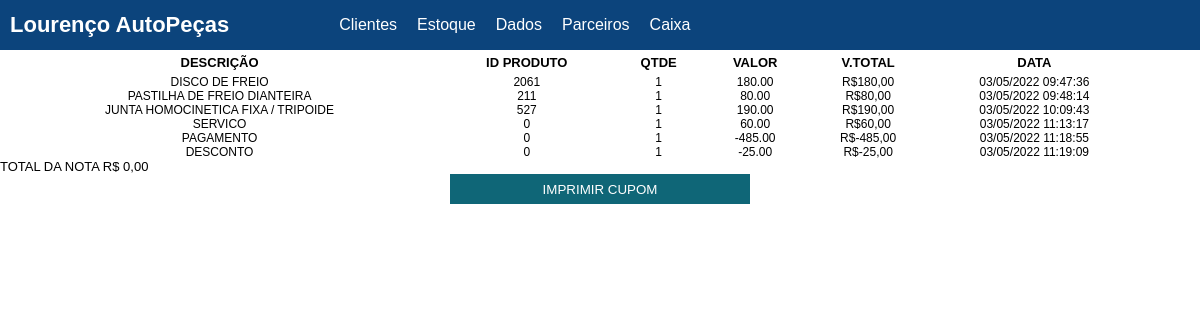
/cupom?ver=419 (signed in), run on the app's committed database.
### tables this page shows
CREATE TABLE `nota` (
  `id` int(11) NOT NULL,
  `id_cliente` int(11) NOT NULL,
  `id_produto` int(11) NOT NULL,
  `nome_produto` varchar(200) NOT NULL,
  `quantidade` float NOT NULL,
  `preco` float(15,2) NOT NULL,
  `data` datetime DEFAULT NULL,
  `valor_total` float NOT NULL
);

### base/controle.php (called while the page is built, shortened)
<?php
class controle{
    public function carregarModelo($visualNome, $visualDados = array()) {
        require 'visual/modelo.php';
    }
    public function carregarVisualNoModelo($visualNome, $visualDados = array()) {
        extract($visualDados);
        require 'visual/'.$visualNome.'.php';
    }
}

### controles/cupomControle.php (called while the page is built)
<?php
class cupomControle extends controle {
    public function inicial() {
         $ver = $_GET['ver'];
         $clientes = new Clientes();
         $nota = $clientes->verNota($ver);
         $soma_geral = $clientes->somaGeral($ver);
         $data = $clientes->selecionarData();
           $arr = range(1, 999999);
            shuffle($arr);
            foreach ($arr AS $each) {
            }
        $dados = array(
            'data' => $data,
            'nota' => @$nota,
            'soma_geral' => @$soma_geral,
            'aleatorio' => @$each,
        );
        $this->carregarModelo('cupom', $dados);
    }
}

### base/Base.php (called while the page is built, shortened)
<?php
class  Base{
    public function rodar() {
        $url = '/';
        if(isset($_GET['url'])){
            $url .= $_GET['url'];
        }
        $parametros = array();
        if(!empty($url) && $url != '/'){
            $url = explode('/', $url);
            array_shift($url);
           array_shift($url);
           if(isset($url[0]) && !empty($url[0])){
               $atualAcao = $url[0];
              array_shift($url);
           } else{
               $atualAcao = 'inicial';
           }
        } else{
            $atualControle = 'inicioControle';
            $atualAcao = 'inicial';
        }
      $controle = new $atualControle();
       call_user_func_array(array($controle, $atualAcao), $parametros);
    }
}

### index.php (called while the page is built, shortened)
<?php
$base = new Base();
$base->rodar();

### modelos/modelo.php (called while the page is built, shortened)
<?php
class Modelo{
    public function __construct() {
        global $banco;
        $this->banco = $banco;
    }
}

### modelos/Clientes.php (called while the page is built, shortened)
<?php
class clientes extends modelo
{
    public function verNota($ver)
    {
        $sql = "SELECT nota.id, nota.data, nota.valor_total, nota.id_produto, nota.nome_produto, nota.quantidade, nota.preco, clientes.nome, clientes.telefone, clientes.placa, clientes.observacao,"
            . " clientes.endereco FROM clientes INNER JOIN nota ON clientes.id = nota.id_cliente WHERE '$ver' = nota.id_cliente ";
        $sql = $this->banco->query($sql);
        if ($sql->rowCount() > 0) {
            $sql = $sql->fetchAll();
            $dados = $sql;
            return $dados;
        }
    }
    public function somaGeral($ver)
    {
        $sql = "SELECT SUM(valor_total) AS total_geral FROM nota WHERE id_cliente = $ver ";
        $sql = $this->banco->query($sql);
        if ($sql->rowCount() > 0) {
            $sql = $sql->fetch();
            $dados = $sql;
            return $dados;
        }
    }
}

### visual/cupom.php (the view, shortened to what this page needs)
<div class="nt_impressa_cupom">
    <br>
    <div class="nt_corpo">
        <table width="100%" >
            <thead>
                <tr>
                    <th>DESCRIÇÃO</th>
                    <th class="remover">ID PRODUTO</th>
                    <th>QTDE</th>
                    <th>VALOR</th>
                    <th>V.TOTAL</th>
                    <th class="remover">DATA</th>
                </tr>
            </thead>
            <?php
            if (isset($nota)) {
                foreach ($nota as $not):
                    ?>
                    <tbody>
                        <tr align="center">
                            <td><?php echo $not['nome_produto'] ?> </td>
                            <td class="remover"><?php echo $not['id_produto'] ?> </td>
                            <td> <?php echo $not['quantidade'] ?>  </td>
                            <td>   <?php echo $not['preco'] ?>          </td>
                            <td class="reduzir"> <?php echo 'R$' . number_format($not['valor_total'], 2, ',', '.') ?> </td>
                            <td class="remover" > <?php echo date("d/m/Y H:i:s", strtotime($not['data'])); ?>  </td>
                        </tr>
                    </tbody>
    <?php endforeach;
} ?>
        </table>
        <div class="total_geral">
<?php echo "TOTAL DA NOTA" . "  " . "  " . ' R$ ' . number_format($soma_geral['total_geral'], 2, ',', '.') ?>
        </div>
    </div>
<br>
<br>
<br>
</div>
<div class="bt_cupom">
 <input type="button" class="remover" value="IMPRIMIR CUPOM" onClick="window.print()"/>
</div>

### midias/css/estilo.css (style rules this page uses)
body { overflow-x: hidden; }
* { font-family: arial; margin: 0; padding: 0; }
table { border-collapse: collapse; }
.bt_cupom { width: 300px; height: 100px; margin: 0 auto; }
.bt_cupom input { height: 30px; border: 0; width: 300px; background-color: #0F6677; color: #fff; cursor: pointer; }
.nt_corpo { width: 95%; text-transform: uppercase; font-family: courier; font-size: 13px; border-radius: 2px; float: left; }
.nt_corpo td, .nt_corpo_ td { text-transform: uppercase; font-size: 12px; }
.nt_corpo th { font-size: 13px; padding: 5px; }
.total_geral { color: #000; }

### data on the page
nota: nome_produto "DISCO DE FREIO", id_produto "2061", quantidade "1", preco "180.00", valor_total "180,00", data "03/05/2022 09:47:36"
nota: nome_produto "PASTILHA DE FREIO DIANTEIRA", id_produto "211", quantidade "1", preco "80.00", valor_total "80,00", data "03/05/2022 09:48:14"
nota: nome_produto "JUNTA HOMOCINETICA FIXA / TRIPOIDE", id_produto "527", quantidade "1", preco "190.00", valor_total "190,00", data "03/05/2022 10:09:43"
nota: nome_produto "SERVICO", id_produto "0", quantidade "1", preco "60.00", valor_total "60,00", data "03/05/2022 11:13:17"
nota: nome_produto "PAGAMENTO", id_produto "0", quantidade "1", preco "-485.00", valor_total "-485,00", data "03/05/2022 11:18:55"
nota: nome_produto "DESCONTO", id_produto "0", quantidade "1", preco "-25.00", valor_total "-25,00", data "03/05/2022 11:19:09"

### other printed values
$soma_geral['total_geral'] "0,00"
